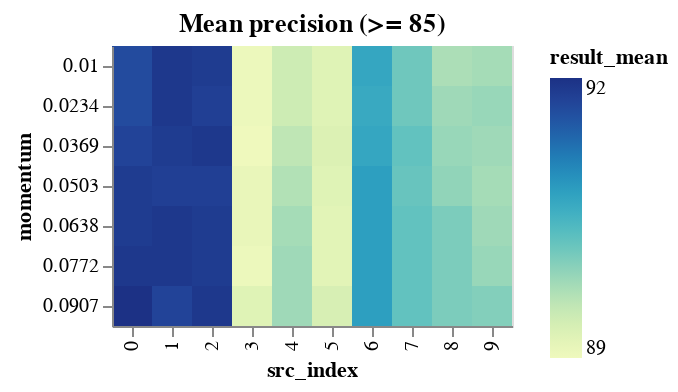

Here is the notebook cell this chart was saved with:
### Code cell
range_momentum_results_df = momentum_results_df[
    momentum_results_df.result_mean >= DETAILED_VIEW_TRESHOLD
]

binified_momentum_heatmap(
    f"Mean precision (>= {DETAILED_VIEW_TRESHOLD})", range_momentum_results_df
)

### Figure 1 — Vega-Lite specification as saved in the notebook (floating-point values rounded to 4 significant figures)
{"config": {"view": {"continuousWidth": 400, "continuousHeight": 300}}, "hconcat": [{"mark": "rect", "encoding": {"color": {"type": "quantitative", "field": "result_mean"}, "tooltip": [{"type": "quantitative", "field": "result_mean"}, {"type": "quantitative", "field": "result_std"}, {"type": "quantitative", "field": "neurons"}, {"type": "quantitative", "field": "layers"}, {"type": "quantitative", "field": "epochs"}, {"type": "quantitative", "field": "learning_rate"}, {"type": "quantitative", "field": "momentum"}, {"type": "quantitative", "field": "src_index"}], "x": {"type": "ordinal", "field": "src_index"}, "y": {"type": "ordinal", "field": "momentum"}}, "selection": {"selector008": {"type": "interval", "bind": "scales", "encodings": ["x", "y"]}}, "title": "Mean precision (>= 85)"}], "data": {"name": "data-6fa6f618140a9004e082532e9e8abad3"}, "$schema": "https://vega.github.io/schema/vega-lite/v4.8.1.json", "datasets": {"data-6fa6f618140a9004e082532e9e8abad3": [{"neurons": 11, "layers": 2, "epochs": 90, "learning_rate": 0.0422, "momentum": 0.0907, "result_mean": 91.84, "result_std": 1.627, "src_index": 0}, {"neurons": 11, "layers": 2, "epochs": 80, "learning_rate": 0.0353, "momentum": 0.0369, "result_mean": 91.74, "result_std": 1.461, "src_index": 2}, {"neurons": 11, "layers": 2, "epochs": 80, "learning_rate": 0.0422, "momentum": 0.0638, "result_mean": 91.74, "result_std": 1.253, "src_index": 1}, {"neurons": 11, "layers": 2, "epochs": 80, "learning_rate": 0.0422, "momentum": 0.0772, "result_mean": 91.74, "result_std": 1.253, "src_index": 1}, {"neurons": 11, "layers": 2, "epochs": 80, "learning_rate": 0.0422, "momentum": 0.01, "result_mean": 91.74, "result_std": 1.335, "src_index": 1}, {"neurons": 11, "layers": 2, "epochs": 80, "learning_rate": 0.0422, "momentum": 0.0234, "result_mean": 91.74, "result_std": 1.335, "src_index": 1}, {"neurons": 11, "layers": 2, "epochs": 80, "learning_rate": 0.0353, "momentum": 0.0907, "result_mean": 91.74, "result_std": 1.387, "src_index": 2}, {"neurons": 11, "layers": 2, "epochs": 90, "learning_rate": 0.0422, "momentum": 0.0772, "result_mean": 91.74, "result_std": 1.586, "src_index": 0}, {"neurons": 11, "layers": 2, "epochs": 80, "learning_rate": 0.0353, "momentum": 0.01, "result_mean": 91.7, "result_std": 1.407, "src_index": 2}, {"neurons": 11, "layers": 2, "epochs": 80, "learning_rate": 0.0422, "momentum": 0.0369, "result_mean": 91.7, "result_std": 1.285, "src_index": 1}, {"neurons": 11, "layers": 2, "epochs": 80, "learning_rate": 0.0353, "momentum": 0.0638, "result_mean": 91.7, "result_std": 1.416, "src_index": 2}, {"neurons": 11, "layers": 2, "epochs": 80, "learning_rate": 0.0353, "momentum": 0.0772, "result_mean": 91.7, "result_std": 1.465, "src_index": 2}, {"neurons": 11, "layers": 2, "epochs": 90, "learning_rate": 0.0422, "momentum": 0.0503, "result_mean": 91.7, "result_std": 1.611, "src_index": 0}, {"neurons": 11, "layers": 2, "epochs": 90, "learning_rate": 0.0422, "momentum": 0.0638, "result_mean": 91.7, "result_std": 1.611, "src_index": 0}, {"neurons": 11, "layers": 2, "epochs": 80, "learning_rate": 0.0353, "momentum": 0.0234, "result_mean": 91.65, "result_std": 1.357, "src_index": 2}, {"neurons": 11, "layers": 2, "epochs": 80, "learning_rate": 0.0422, "momentum": 0.0503, "result_mean": 91.65, "result_std": 1.314, "src_index": 1}, {"neurons": 11, "layers": 2, "epochs": 80, "learning_rate": 0.0353, "momentum": 0.0503, "result_mean": 91.65, "result_std": 1.375, "src_index": 2}, {"neurons": 11, "layers": 2, "epochs": 90, "learning_rate": 0.0422, "momentum": 0.0369, "result_mean": 91.6, "result_std": 1.522, "src_index": 0}, {"neurons": 11, "layers": 2, "epochs": 80, "learning_rate": 0.0422, "momentum": 0.0907, "result_mean": 91.6, "result_std": 1.143, "src_index": 1}, {"neurons": 11, "layers": 2, "epochs": 90, "learning_rate": 0.0422, "momentum": 0.01, "result_mean": 91.5, "result_std": 1.6, "src_index": 0}, {"neurons": 11, "layers": 2, "epochs": 90, "learning_rate": 0.0422, "momentum": 0.0234, "result_mean": 91.5, "result_std": 1.586, "src_index": 0}, {"neurons": 11, "layers": 2, "epochs": 70, "learning_rate": 0.0216, "momentum": 0.0503, "result_mean": 90.63, "result_std": 1.24, "src_index": 6}, {"neurons": 11, "layers": 2, "epochs": 70, "learning_rate": 0.0216, "momentum": 0.0638, "result_mean": 90.63, "result_std": 1.24, "src_index": 6}, {"neurons": 11, "layers": 2, "epochs": 70, "learning_rate": 0.0216, "momentum": 0.0772, "result_mean": 90.63, "result_std": 1.24, "src_index": 6}, {"neurons": 11, "layers": 2, "epochs": 70, "learning_rate": 0.0216, "momentum": 0.0907, "result_mean": 90.63, "result_std": 1.24, "src_index": 6}, {"neurons": 11, "layers": 2, "epochs": 70, "learning_rate": 0.0216, "momentum": 0.01, "result_mean": 90.53, "result_std": 1.326, "src_index": 6}, {"neurons": 11, "layers": 2, "epochs": 70, "learning_rate": 0.0216, "momentum": 0.0369, "result_mean": 90.53, "result_std": 1.326, "src_index": 6}, {"neurons": 11, "layers": 2, "epochs": 70, "learning_rate": 0.0216, "momentum": 0.0234, "result_mean": 90.48, "result_std": 1.285, "src_index": 6}, {"neurons": 10, "layers": 1, "epochs": 70, "learning_rate": 0.0353, "momentum": 0.0369, "result_mean": 90.09, "result_std": 1.126, "src_index": 7}, {"neurons": 10, "layers": 1, "epochs": 70, "learning_rate": 0.0353, "momentum": 0.0638, "result_mean": 90.09, "result_std": 1.217, "src_index": 7}, {"neurons": 10, "layers": 1, "epochs": 70, "learning_rate": 0.0353, "momentum": 0.0772, "result_mean": 90.09, "result_std": 1.217, "src_index": 7}, {"neurons": 10, "layers": 1, "epochs": 70, "learning_rate": 0.0353, "momentum": 0.0907, "result_mean": 90.09, "result_std": 1.217, "src_index": 7}, {"neurons": 10, "layers": 1, "epochs": 70, "learning_rate": 0.0353, "momentum": 0.0503, "result_mean": 90.04, "result_std": 1.193, "src_index": 7}, {"neurons": 10, "layers": 1, "epochs": 70, "learning_rate": 0.0353, "momentum": 0.01, "result_mean": 90.0, "result_std": 1.217, "src_index": 7}, {"neurons": 10, "layers": 1, "epochs": 70, "learning_rate": 0.0353, "momentum": 0.0234, "result_mean": 90.0, "result_std": 1.177, "src_index": 7}, {"neurons": 9, "layers": 2, "epochs": 90, "learning_rate": 0.0216, "momentum": 0.0638, "result_mean": 89.9, "result_std": 1.219, "src_index": 8}, {"neurons": 9, "layers": 2, "epochs": 90, "learning_rate": 0.0216, "momentum": 0.0772, "result_mean": 89.9, "result_std": 1.219, "src_index": 8}, {"neurons": 9, "layers": 2, "epochs": 90, "learning_rate": 0.0216, "momentum": 0.0907, "result_mean": 89.9, "result_std": 1.219, "src_index": 8}, {"neurons": 11, "layers": 2, "epochs": 80, "learning_rate": 0.0147, "momentum": 0.0907, "result_mean": 89.85, "result_std": 1.116, "src_index": 9}, {"neurons": 9, "layers": 2, "epochs": 90, "learning_rate": 0.0216, "momentum": 0.0503, "result_mean": 89.75, "result_std": 1.167, "src_index": 8}, {"neurons": 9, "layers": 2, "epochs": 90, "learning_rate": 0.0216, "momentum": 0.0369, "result_mean": 89.7, "result_std": 1.199, "src_index": 8}, {"neurons": 11, "layers": 2, "epochs": 80, "learning_rate": 0.0147, "momentum": 0.0234, "result_mean": 89.7, "result_std": 1.17, "src_index": 9}, {"neurons": 11, "layers": 2, "epochs": 80, "learning_rate": 0.0147, "momentum": 0.0772, "result_mean": 89.7, "result_std": 1.019, "src_index": 9}, {"neurons": 8, "layers": 1, "epochs": 70, "learning_rate": 0.0216, "momentum": 0.0772, "result_mean": 89.66, "result_std": 1.247, "src_index": 4}, {"neurons": 8, "layers": 1, "epochs": 70, "learning_rate": 0.0216, "momentum": 0.0907, "result_mean": 89.66, "result_std": 1.247, "src_index": 4}, {"neurons": 9, "layers": 2, "epochs": 90, "learning_rate": 0.0216, "momentum": 0.0234, "result_mean": 89.66, "result_std": 1.208, "src_index": 8}, {"neurons": 11, "layers": 2, "epochs": 80, "learning_rate": 0.0147, "momentum": 0.0369, "result_mean": 89.66, "result_std": 1.228, "src_index": 9}, {"neurons": 11, "layers": 2, "epochs": 80, "learning_rate": 0.0147, "momentum": 0.0638, "result_mean": 89.66, "result_std": 1.007, "src_index": 9}, {"neurons": 8, "layers": 1, "epochs": 70, "learning_rate": 0.0216, "momentum": 0.0638, "result_mean": 89.61, "result_std": 1.216, "src_index": 4}, {"neurons": 11, "layers": 2, "epochs": 80, "learning_rate": 0.0147, "momentum": 0.0503, "result_mean": 89.61, "result_std": 1.156, "src_index": 9}, {"neurons": 11, "layers": 2, "epochs": 80, "learning_rate": 0.0147, "momentum": 0.01, "result_mean": 89.61, "result_std": 1.396, "src_index": 9}, {"neurons": 9, "layers": 2, "epochs": 90, "learning_rate": 0.0216, "momentum": 0.01, "result_mean": 89.56, "result_std": 1.305, "src_index": 8}, {"neurons": 8, "layers": 1, "epochs": 70, "learning_rate": 0.0216, "momentum": 0.0503, "result_mean": 89.51, "result_std": 1.115, "src_index": 4}, {"neurons": 8, "layers": 1, "epochs": 70, "learning_rate": 0.0216, "momentum": 0.0369, "result_mean": 89.41, "result_std": 1.118, "src_index": 4}, {"neurons": 8, "layers": 1, "epochs": 70, "learning_rate": 0.0216, "momentum": 0.01, "result_mean": 89.27, "result_std": 1.327, "src_index": 4}, {"neurons": 8, "layers": 1, "epochs": 70, "learning_rate": 0.0216, "momentum": 0.0234, "result_mean": 89.27, "result_std": 1.177, "src_index": 4}, {"neurons": 10, "layers": 1, "epochs": 70, "learning_rate": 0.0216, "momentum": 0.0907, "result_mean": 89.17, "result_std": 1.188, "src_index": 5}, {"neurons": 10, "layers": 1, "epochs": 70, "learning_rate": 0.0216, "momentum": 0.0369, "result_mean": 89.12, "result_std": 1.156, "src_index": 5}, {"neurons": 10, "layers": 1, "epochs": 70, "learning_rate": 0.0216, "momentum": 0.01, "result_mean": 89.07, "result_std": 1.152, "src_index": 5}, {"neurons": 10, "layers": 1, "epochs": 70, "learning_rate": 0.0216, "momentum": 0.0234, "result_mean": 89.07, "result_std": 1.152, "src_index": 5}, {"neurons": 10, "layers": 1, "epochs": 70, "learning_rate": 0.0216, "momentum": 0.0503, "result_mean": 89.07, "result_std": 1.078, "src_index": 5}, {"neurons": 6, "layers": 2, "epochs": 90, "learning_rate": 0.0216, "momentum": 0.0907, "result_mean": 89.07, "result_std": 1.143, "src_index": 3}, {"neurons": 10, "layers": 1, "epochs": 70, "learning_rate": 0.0216, "momentum": 0.0638, "result_mean": 89.02, "result_std": 1.093, "src_index": 5}, {"neurons": 10, "layers": 1, "epochs": 70, "learning_rate": 0.0216, "momentum": 0.0772, "result_mean": 89.02, "result_std": 1.093, "src_index": 5}, {"neurons": 6, "layers": 2, "epochs": 90, "learning_rate": 0.0216, "momentum": 0.0503, "result_mean": 88.93, "result_std": 1.053, "src_index": 3}, {"neurons": 6, "layers": 2, "epochs": 90, "learning_rate": 0.0216, "momentum": 0.0638, "result_mean": 88.93, "result_std": 1.053, "src_index": 3}, {"neurons": 6, "layers": 2, "epochs": 90, "learning_rate": 0.0216, "momentum": 0.01, "result_mean": 88.88, "result_std": 1.167, "src_index": 3}, {"neurons": 6, "layers": 2, "epochs": 90, "learning_rate": 0.0216, "momentum": 0.0234, "result_mean": 88.88, "result_std": 1.137, "src_index": 3}, {"neurons": 6, "layers": 2, "epochs": 90, "learning_rate": 0.0216, "momentum": 0.0772, "result_mean": 88.88, "result_std": 1.028, "src_index": 3}, {"neurons": 6, "layers": 2, "epochs": 90, "learning_rate": 0.0216, "momentum": 0.0369, "result_mean": 88.83, "result_std": 1.111, "src_index": 3}]}}
